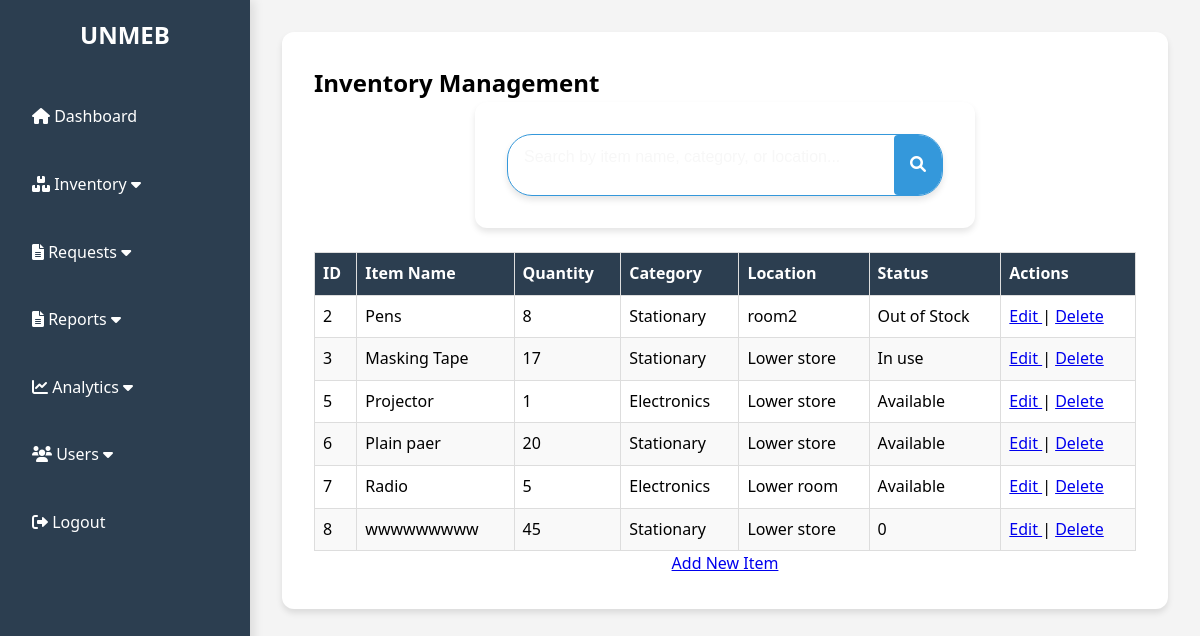
The app's page /inventory.php (signed in) with its own data.
### tables this page shows
CREATE TABLE `inventory` (
  `item_id` int(11) NOT NULL,
  `item_name` varchar(255) NOT NULL,
  `quantity` int(11) NOT NULL,
  `category` varchar(50) NOT NULL,
  `location` varchar(255) NOT NULL,
  `status` varchar(255) NOT NULL,
  `barcode` varchar(255) NOT NULL,
  `start_date` timestamp NOT NULL DEFAULT current_timestamp() ON UPDATE current_timestamp(),
  `end_date` timestamp NOT NULL DEFAULT '0000-00-00 00:00:00',
  `last_updated` datetime DEFAULT NULL
);

### inventory.php (the view, shortened to what this page needs)
<?php
$conn = new mysqli('localhost', 'root', '', 'unmebims');
$edit_mode = false;
$item_id = null;
$item_name = $quantity = $category = $location = $status = $barcode = "";
$search = isset($_GET['search']) ? trim($_GET['search']) : '';
$query = "SELECT * FROM inventory";
if (!empty($search)) {
    $query .= " WHERE item_name LIKE ? OR category LIKE ? OR location LIKE ?";
    $stmt = $conn->prepare($query);
    $searchTerm = '%' . $search . '%';
    $stmt->bind_param("sss", $searchTerm, $searchTerm, $searchTerm);
    $stmt->execute();
    $result = $stmt->get_result();
} else {
    $result = $conn->query($query);
}
?>
<!DOCTYPE html>
<html lang="en">
<head>
    <link rel="stylesheet" href="styles.css">
    <link rel="stylesheet" href="https://cdnjs.cloudflare.com/ajax/libs/font-awesome/6.0.0-beta3/css/all.min.css">
</head>
<body>
<?php include 'sidebar.php'; ?>
    <div class="main-content">
        <div class="container">
            <?php if (isset($_GET['add']) || $edit_mode): ?>
                <h2><?= $edit_mode ? "Edit Inventory Item" : "Add New Inventory Item" ?></h2>
                <form method="POST" action="">
                    <?php if ($edit_mode): ?>
                        <input type="hidden" name="item_id" value="<?= $item_id ?>">
                    <?php endif; ?>
                    <label for="item_name">Item Name:</label>
                    <input type="text" id="item_name" name="item_name" value="<?= $item_name ?>" required>
                    <label for="quantity">Quantity:</label>
                    <input type="number" id="quantity" name="quantity" value="<?= $quantity ?>" min="0" required>
                    <label for="category">Category:</label>
                    <input type="text" id="category" name="category" value="<?= $category ?>" required>
                    <label for="location">Location:</label>
                    <input type="text" id="location" name="location" value="<?= $location ?>" required>
                    <label for="status">Status:</label>
                    <select id="status" name="status" required>
                        <option value="Available" <?= $status == 'Available' ? 'selected' : '' ?>>Available</option>
                        <option value="In use" <?= $status == 'In use' ? 'selected' : '' ?>>In use</option>
                        <option value="Out of Stock" <?= $status == 'Out of Stock' ? 'selected' : '' ?>>Out of Stock</option>
                    </select>
                    <label for="barcode">Barcode:</label>
                    <input type="text" id="barcode" name="barcode" value="<?= $barcode ?>" required>
                    <div class="btn-container">
                        <button type="submit"><?= $edit_mode ? "Update Item" : "Add Item" ?></button>
                        <a href="inventory.php"><button type="button">Cancel</button></a>
                    </div>
                </form>
            <?php else: ?>
                <h2>Inventory Management</h2>
                    <div class="search-bar">
                        <form method="GET" action="">
                            <div class="search-container">
                                <input
                                    type="text"
                                    name="search"
                                    placeholder="Search by item name, category, or location..."
                                    value="<?= htmlspecialchars($search) ?>"
                                    class="search-input"
                                >
                                <button type="submit" class="search-button">
                                    <i class="fas fa-search"></i>
                                </button>
                            </div>
                        </form>
                    </div>
                <table class="inventory-table">
                    <thead>
                        <tr>
                            <th>ID</th>
                            <th>Item Name</th>
                            <th>Quantity</th>
                            <th>Category</th>
                            <th>Location</th>
                            <th>Status</th>
                            <th>Actions</th>
                        </tr>
                    </thead>
                    <tbody>
                        <?php while ($row = $result->fetch_assoc()): ?>
                        <tr>
                            <td><?= htmlspecialchars($row['item_id']) ?></td>
                            <td><?= htmlspecialchars($row['item_name']) ?></td>
                            <td><?= htmlspecialchars($row['quantity']) ?></td>
                            <td><?= htmlspecialchars($row['category']) ?></td>
                            <td><?= htmlspecialchars($row['location']) ?></td>
                            <td><?= htmlspecialchars($row['status']) ?></td>
                            <td>
                                <a href="?edit=<?= $row['item_id'] ?>"
                                   class="action-link"
                                   onclick="return confirm('Are you sure you want to edit this item?');">
                                   Edit
                                </a>
                                |
                                <a href="?delete=<?= $row['item_id'] ?>"
                                   class="action-link"
                                   onclick="return confirm('Are you sure you want to delete this item?');">
                                   Delete
                                </a>
                            </td>
                        </tr>
                        <?php endwhile; ?>
                    </tbody>
                </table>
                <div style="text-align: center;">
                    <a href="?add=true" class="add-button">Add New Item</a>
                </div>
            <?php endif; ?>
        </div>
    </div>
</body>
</html>

### sidebar.php (shortened to what this page needs)
<?php
$xml = simplexml_load_file('sidebar.xml');
?>
<div class="sidebar">
    <h2><?= htmlspecialchars((string)$xml->header->title) ?></h2>
    <ul>
        <?php foreach ($xml->navigation->children() as $element): ?>
            <?php if ($element->getName() === 'item'): ?>
                <li>
                    <a href="<?= htmlspecialchars((string)$element->link) ?>">
                        <i class="<?= htmlspecialchars((string)$element->icon) ?>"></i>
                        <?= htmlspecialchars((string)$element->label) ?>
                    </a>
                </li>
            <?php elseif ($element->getName() === 'dropdown'): ?>
                <li class="dropdown">
                    <a href="#" class="dropdown-toggle" onclick="event.preventDefault();">
                        <i class="<?= htmlspecialchars((string)$element->icon) ?>"></i>
                        <?= htmlspecialchars((string)$element->label) ?> <i class="fas fa-caret-down"></i>
                    </a>
                </li>
            <?php endif; ?>
        <?php endforeach; ?>
    </ul>
</div>

### styles.css (style rules this page uses)
.sidebar { position: fixed; left: 0; top: 0; width: 250px; height: 100vh; background: var(--primary-color); color: white; display: flex; flex-direction: column; padding: 1rem; z-index: 1000; box-shadow: 4px 0 10px rgba(0, 0, 0, 0.1); }
.sidebar ul { list-style: none; padding: 0; }
.sidebar li { margin: 10px 0; }
.sidebar a { color: white; text-decoration: none; padding: 1rem; display: block; border-radius: 8px; font-weight: 500; transition: background 0.3s ease; }

### inventory.php (style rules this page uses)
:root { --primary-color: #2c3e50; --secondary-color: #34495e; --accent-color: #3498db; --error-color: #e74c3c; --success-color: #27ae60; --neutral-color: #f4f4f4; }
* { margin: 0; padding: 0; box-sizing: border-box; }
body { font-family: 'Segoe UI', sans-serif; background: var(--neutral-color); line-height: 1.6; }
.sidebar { position: fixed; left: 0; top: 0; width: 250px; height: 100vh; background: var(--primary-color); color: white; display: flex; flex-direction: column; padding: 1rem; z-index: 1000; box-shadow: 4px 0 10px rgba(0, 0, 0, 0.1); }
.sidebar h2 { text-align: center; margin-bottom: 1.5rem; }
.sidebar ul { list-style: none; padding: 0; }
.sidebar li { margin: 10px 0; }
.sidebar a { color: white; text-decoration: none; padding: 1rem; display: block; border-radius: 8px; transition: background 0.3s ease; }
.main-content { margin-left: 250px; padding: 2rem; }
.container { max-width: 1200px; margin: 0 auto; background: white; border-radius: 12px; box-shadow: 0 4px 6px rgba(0, 0, 0, 0.1); padding: 2rem; }
.inventory-table { width: 100%; border-collapse: collapse; }
.inventory-table th, .inventory-table td { border: 1px solid #ddd; padding: 8px; text-align: left; }
.inventory-table th { background-color: var(--primary-color); color: white; }
.inventory-table tr:nth-child(even) { background-color: #f9f9f9; }
form { max-width: 500px; margin: 0 auto; padding: 2rem; background: white; border-radius: 12px; box-shadow: 0 4px 6px rgba(0, 0, 0, 0.1); }
form input, form select { width: 100%; padding: 0.8rem; margin-bottom: 1rem; border: 1px solid #ccc; border-radius: 4px; }
form button { padding: 0.8rem 1.5rem; background: var(--accent-color); color: white; border: none; border-radius: 4px; cursor: pointer; }
.search-bar { margin-bottom: 1.5rem; text-align: center; }
.search-container { display: flex; max-width: 800px; margin: 0 auto; position: relative; border: 1px solid var(--accent-color); border-radius: 25px; overflow: hidden; background: white; box-shadow: 0 4px 6px rgba(0, 0, 0, 0.1); }
.search-input { flex-grow: 1; padding: 0.8rem 1rem; border: none; outline: none; font-size: 1rem; background: transparent; color: var(--primary-color); }
.search-input::placeholder { color: var(--neutral-color); opacity: 0.7; }
.search-button { padding: 0.8rem 1rem; background: var(--accent-color); color: white; border: none; cursor: pointer; font-size: 1rem; transition: background 0.3s ease; }
.search-button i { font-size: 1rem; }

### records on screen
inventory: item_id "2", item_name "Pens", quantity "8", category "Stationary", location "room2", status "Out of Stock"
inventory: item_id "3", item_name "Masking Tape", quantity "17", category "Stationary", location "Lower store", status "In use"
inventory: item_id "5", item_name "Projector", quantity "1", category "Electronics", location "Lower store", status "Available"
inventory: item_id "6", item_name "Plain paer", quantity "20", category "Stationary", location "Lower store", status "Available"
inventory: item_id "7", item_name "Radio", quantity "5", category "Electronics", location "Lower room", status "Available"
inventory: item_id "8", item_name "wwwwwwwww", quantity "45", category "Stationary", location "Lower store", status "0"

### other values on screen
$xml->header->title "UNMEB"
$element->label "Dashboard"
$element->label "Inventory"
$element->label "Requests"
$element->label "Reports"
$element->label "Analytics"
$element->label "Users"
$element->label "Logout"
